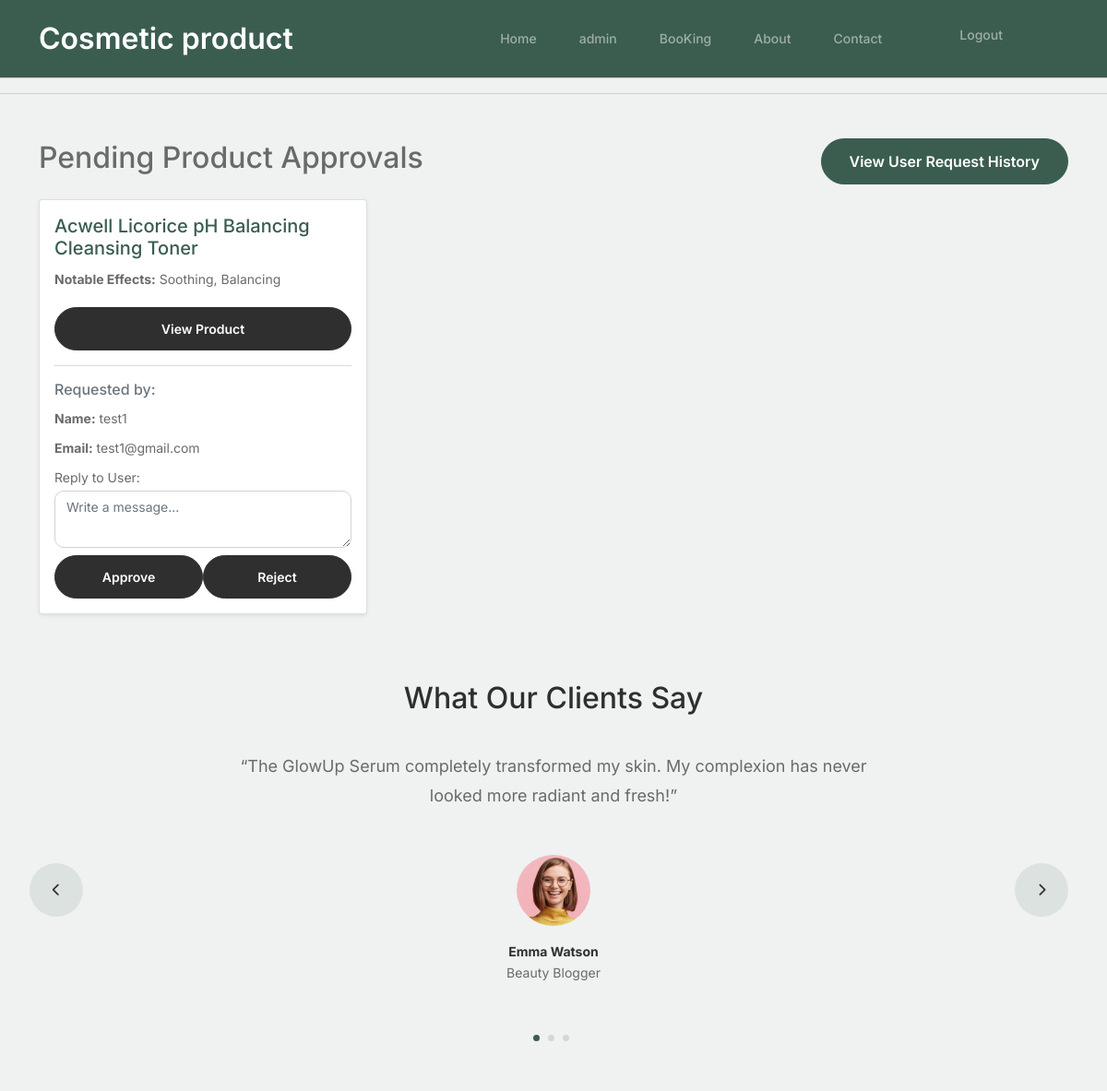
Page /doctor-dashboard/ (signed in, upper part) on the earlier database version.
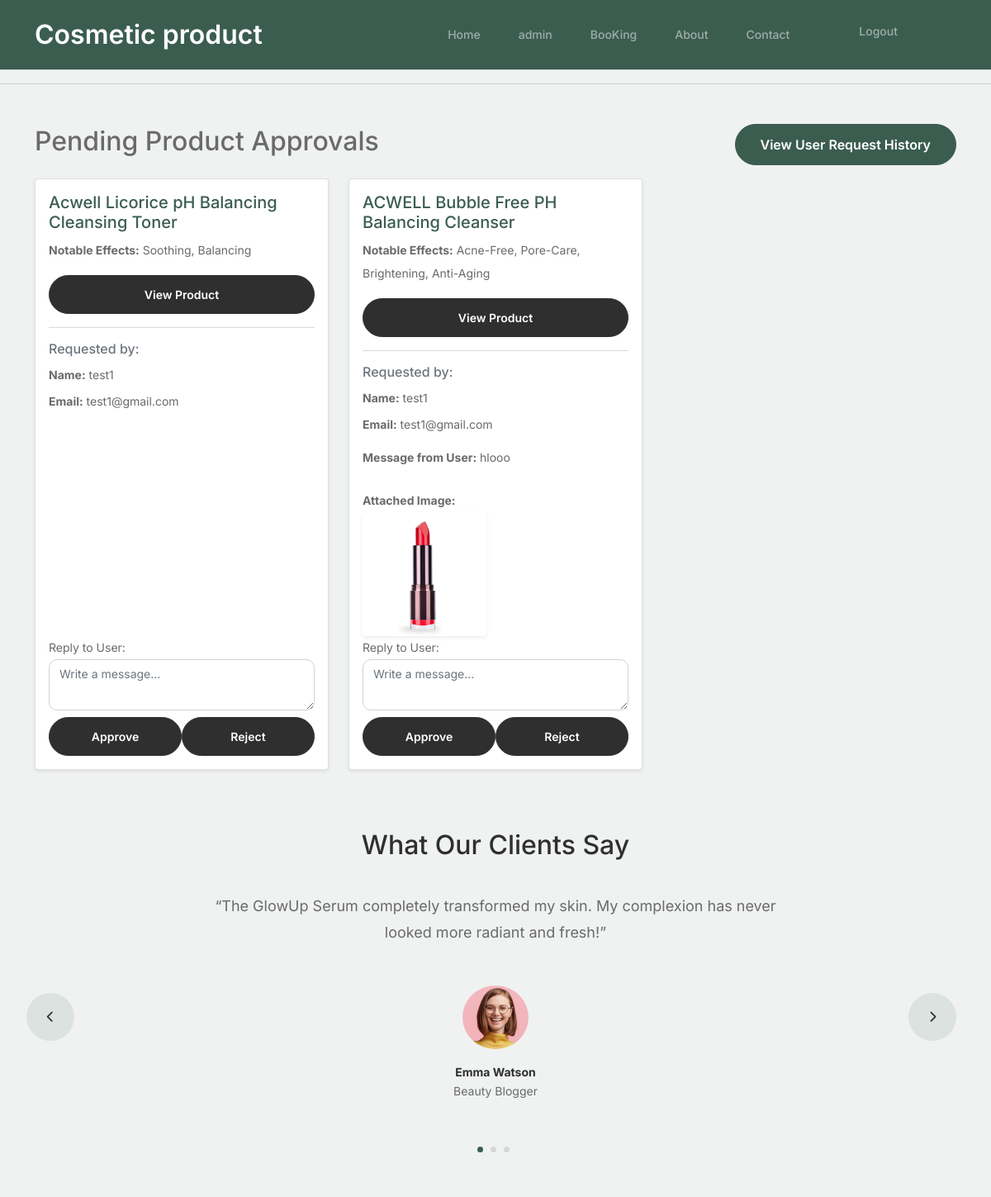
Same page on the later database version.
### doctors/models.py (models this page shows, shortened)
class ProductRecommendation(models.Model):
    user = models.ForeignKey(User, on_delete=models.CASCADE)
    product_name = models.CharField(max_length=255)
    product_href = models.URLField()
    notable_effects = models.TextField()
    doctor = models.ForeignKey(Doctor, on_delete=models.SET_NULL, null=True, blank=True)
    doctor_message = models.TextField(blank=True, null=True)  # Doctor's reply
    message = models.TextField(blank=True, null=True)
    extra_message = models.TextField(blank=True, null=True)  # New field for additional user notes
    image = models.ImageField(upload_to='recommendation_images/', blank=True, null=True)
    created_at = models.DateTimeField(auto_now_add=True)  # No manual updates allowed
    status_choices = [
        ('pending', 'Pending'),
        ('approved', 'Approved'),
        ('rejected', 'Rejected'),
    ]
    status = models.CharField(max_length=10, choices=status_choices, default='pending')

### accounts/models.py (models this page shows)
class User(AbstractUser):
    USER_TYPE_CHOICES = (
        ('normal', 'Normal User'),
        ('doctor', 'Doctor'),
    )
    user_type = models.CharField(max_length=20, choices=USER_TYPE_CHOICES, default='normal')

### doctors/views.py (the view, shortened to what this page needs)
# urls.py: path('doctor-dashboard/', views.doctor_dashboard, name='doctor_dashboard'),
@login_required
def doctor_dashboard(request):
    try:
        doctor = Doctor.objects.get(user=request.user)
    except Doctor.DoesNotExist:
        messages.error(request, "You are not registered as a doctor.")
        return redirect('home_page')  # Redirect to a relevant page
    pending_requests = ProductRecommendation.objects.filter(doctor=doctor, status='pending')
    return render(request, 'doctors/dashboard.html', {'pending_requests': pending_requests})

### doctors/templates/doctors/dashboard.html (shortened to what this page needs)
{% extends './base.html' %}
{% load static %}
{% block content %}
<hr>
<hr>
<div class="container mt-5">
    <div class="d-flex justify-content-between align-items-center mb-3">
        <h2 class="text-center">Pending Product Approvals</h2>
        <a href="{% url 'doctor_user_history' %}" class="btn btn-primary">View User Request History</a>
    </div>
    {% if pending_requests %}
        <div class="row">
            {% for request in pending_requests %}
                <div class="col-md-6 col-lg-4 mb-4">
                    <div class="card shadow-sm h-100 d-flex flex-column">
                        <div class="card-body d-flex flex-column">
                            <h5 class="card-title text-primary">{{ request.product_name }}</h5>
                            <p class="card-text"><strong>Notable Effects:</strong> {{ request.notable_effects }}</p>
                            <a href="{{ request.product_href }}" target="_blank" class="btn btn-info btn-sm">View Product</a>
                            <hr>
                            <h6 class="text-muted">Requested by:</h6>
                            <p class="mb-1"><strong>Name:</strong> {{ request.user.username }}</p>
                            <p class="mb-1"><strong>Email:</strong> {{ request.user.email }}</p>
                            {% if request.message %}
                                <p class="mt-2"><strong>Message from User:</strong> {{ request.message }}</p>
                            {% endif %}
                            {% if request.image %}
                                <div class="mt-2">
                                    <strong>Attached Image:</strong><br>
                                    <img src="{{ request.image.url }}" class="img-fluid rounded shadow-sm" style="max-height: 150px; object-fit: cover;" alt="Uploaded Image">
                                </div>
                            {% endif %}
                            <form method="post" class="mt-auto">
                                <div class="mb-2">
                                    <label for="doctor_message">Reply to User:</label>
                                    <textarea name="doctor_message" class="form-control" placeholder="Write a message..." required></textarea>
                                </div>
                                <div class="d-flex justify-content-between">
                                    <button type="submit" name="action" value="approve" class="btn btn-success btn-sm w-50">Approve</button>
                                    <button type="submit" name="action" value="reject" class="btn btn-danger btn-sm w-50">Reject</button>
                                </div>
                            </form>
                        </div>
                    </div>
                </div>
            {% endfor %}
        </div>
    {% else %}
        <div class="alert alert-info text-center">No pending approvals.</div>
    {% endif %}
</div>
{% endblock %}

Differences in the rows shown:
added ProductRecommendation: product_name "ACWELL Bubble Free PH Balancing Cleanser", notable_effects "Acne-Free, Pore-Care, Brightening, Anti-Aging", user.username "test1", user.email "test1@gmail.com", message "hlooo", image (picture)
